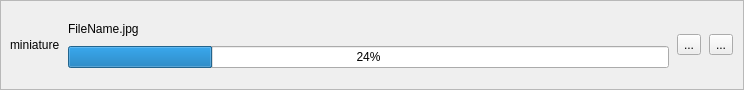
<?xml version="1.0" encoding="UTF-8"?>
<ui version="4.0">
 <class>FileCard</class>
 <widget class="QWidget" name="FileCard">
  <property name="geometry">
   <rect>
    <x>0</x>
    <y>0</y>
    <width>744</width>
    <height>90</height>
   </rect>
  </property>
  <property name="focusPolicy">
   <enum>Qt::StrongFocus</enum>
  </property>
  <property name="windowTitle">
   <string>Form</string>
  </property>
  <layout class="QVBoxLayout" name="verticalLayout_2">
   <property name="leftMargin">
    <number>0</number>
   </property>
   <property name="topMargin">
    <number>0</number>
   </property>
   <property name="rightMargin">
    <number>0</number>
   </property>
   <property name="bottomMargin">
    <number>0</number>
   </property>
   <item>
    <widget class="QFrame" name="frame">
     <property name="sizePolicy">
      <sizepolicy hsizetype="Preferred" vsizetype="Preferred">
       <horstretch>0</horstretch>
       <verstretch>0</verstretch>
      </sizepolicy>
     </property>
     <property name="minimumSize">
      <size>
       <width>600</width>
       <height>90</height>
      </size>
     </property>
     <property name="baseSize">
      <size>
       <width>750</width>
       <height>50</height>
      </size>
     </property>
     <property name="focusPolicy">
      <enum>Qt::StrongFocus</enum>
     </property>
     <property name="autoFillBackground">
      <bool>false</bool>
     </property>
     <property name="frameShape">
      <enum>QFrame::StyledPanel</enum>
     </property>
     <property name="frameShadow">
      <enum>QFrame::Raised</enum>
     </property>
     <layout class="QHBoxLayout" name="horizontalLayout" stretch="2,30,1,1">
      <property name="spacing">
       <number>8</number>
      </property>
      <property name="leftMargin">
       <number>9</number>
      </property>
      <property name="rightMargin">
       <number>10</number>
      </property>
      <item alignment="Qt::AlignHCenter|Qt::AlignVCenter">
       <widget class="QLabel" name="miniature">
        <property name="sizePolicy">
         <sizepolicy hsizetype="MinimumExpanding" vsizetype="Expanding">
          <horstretch>0</horstretch>
          <verstretch>0</verstretch>
         </sizepolicy>
        </property>
        <property name="minimumSize">
         <size>
          <width>50</width>
          <height>50</height>
         </size>
        </property>
        <property name="baseSize">
         <size>
          <width>60</width>
          <height>60</height>
         </size>
        </property>
        <property name="autoFillBackground">
         <bool>false</bool>
        </property>
        <property name="text">
         <string>miniature</string>
        </property>
       </widget>
      </item>
      <item>
       <layout class="QVBoxLayout" name="verticalLayout">
        <property name="topMargin">
         <number>9</number>
        </property>
        <property name="bottomMargin">
         <number>12</number>
        </property>
        <item alignment="Qt::AlignLeft">
         <widget class="QLabel" name="filenameLabel">
          <property name="text">
           <string>FileName.jpg</string>
          </property>
         </widget>
        </item>
        <item>
         <widget class="QProgressBar" name="progressBar">
          <property name="value">
           <number>24</number>
          </property>
         </widget>
        </item>
       </layout>
      </item>
      <item>
       <widget class="QToolButton" name="startCancelButton">
        <property name="text">
         <string>...</string>
        </property>
        <property name="icon">
         <iconset theme="media-playback-start">
          <normaloff>.</normaloff>.</iconset>
        </property>
       </widget>
      </item>
      <item>
       <widget class="QToolButton" name="removeButton">
        <property name="text">
         <string>...</string>
        </property>
        <property name="icon">
         <iconset theme="edit-delete">
          <normaloff>.</normaloff>.</iconset>
        </property>
       </widget>
      </item>
     </layout>
    </widget>
   </item>
  </layout>
 </widget>
 <resources/>
 <connections/>
</ui>
